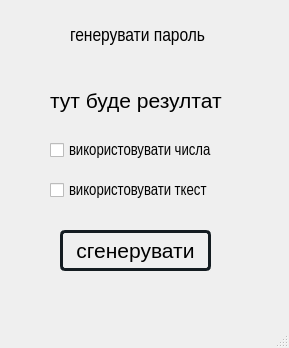
<?xml version="1.0" encoding="UTF-8"?>
<ui version="4.0">
 <class>MainWindow</class>
 <widget class="QMainWindow" name="MainWindow">
  <property name="geometry">
   <rect>
    <x>0</x>
    <y>0</y>
    <width>289</width>
    <height>348</height>
   </rect>
  </property>
  <property name="font">
   <font>
    <family>Arial Narrow</family>
    <pointsize>8</pointsize>
    <weight>50</weight>
    <bold>false</bold>
   </font>
  </property>
  <property name="windowTitle">
   <string>MainWindow</string>
  </property>
  <widget class="QWidget" name="centralwidget">
   <widget class="QPushButton" name="pushButton_2">
    <property name="geometry">
     <rect>
      <x>60</x>
      <y>230</y>
      <width>151</width>
      <height>41</height>
     </rect>
    </property>
    <property name="font">
     <font>
      <family>Arial</family>
      <pointsize>16</pointsize>
      <weight>50</weight>
      <italic>false</italic>
      <bold>false</bold>
     </font>
    </property>
    <property name="styleSheet">
     <string notr="true">border-radius:5px;
border:3px solid #141c21</string>
    </property>
    <property name="text">
     <string>сгенерувати</string>
    </property>
   </widget>
   <widget class="QCheckBox" name="checkBox_2">
    <property name="geometry">
     <rect>
      <x>50</x>
      <y>130</y>
      <width>171</width>
      <height>41</height>
     </rect>
    </property>
    <property name="font">
     <font>
      <pointsize>12</pointsize>
     </font>
    </property>
    <property name="text">
     <string>використовувати числа</string>
    </property>
   </widget>
   <widget class="QLabel" name="label">
    <property name="geometry">
     <rect>
      <x>70</x>
      <y>10</y>
      <width>141</width>
      <height>51</height>
     </rect>
    </property>
    <property name="font">
     <font>
      <pointsize>14</pointsize>
     </font>
    </property>
    <property name="text">
     <string>генерувати пароль</string>
    </property>
   </widget>
   <widget class="QLabel" name="label_2">
    <property name="geometry">
     <rect>
      <x>50</x>
      <y>80</y>
      <width>191</width>
      <height>41</height>
     </rect>
    </property>
    <property name="font">
     <font>
      <family>Arial</family>
      <pointsize>16</pointsize>
     </font>
    </property>
    <property name="text">
     <string>тут буде резултат</string>
    </property>
   </widget>
   <widget class="QCheckBox" name="checkBox_3">
    <property name="geometry">
     <rect>
      <x>50</x>
      <y>170</y>
      <width>171</width>
      <height>41</height>
     </rect>
    </property>
    <property name="font">
     <font>
      <pointsize>12</pointsize>
     </font>
    </property>
    <property name="text">
     <string>використовувати ткест</string>
    </property>
   </widget>
  </widget>
  <widget class="QMenuBar" name="menubar">
   <property name="geometry">
    <rect>
     <x>0</x>
     <y>0</y>
     <width>289</width>
     <height>21</height>
    </rect>
   </property>
  </widget>
  <widget class="QStatusBar" name="statusbar"/>
 </widget>
 <resources/>
 <connections/>
</ui>
